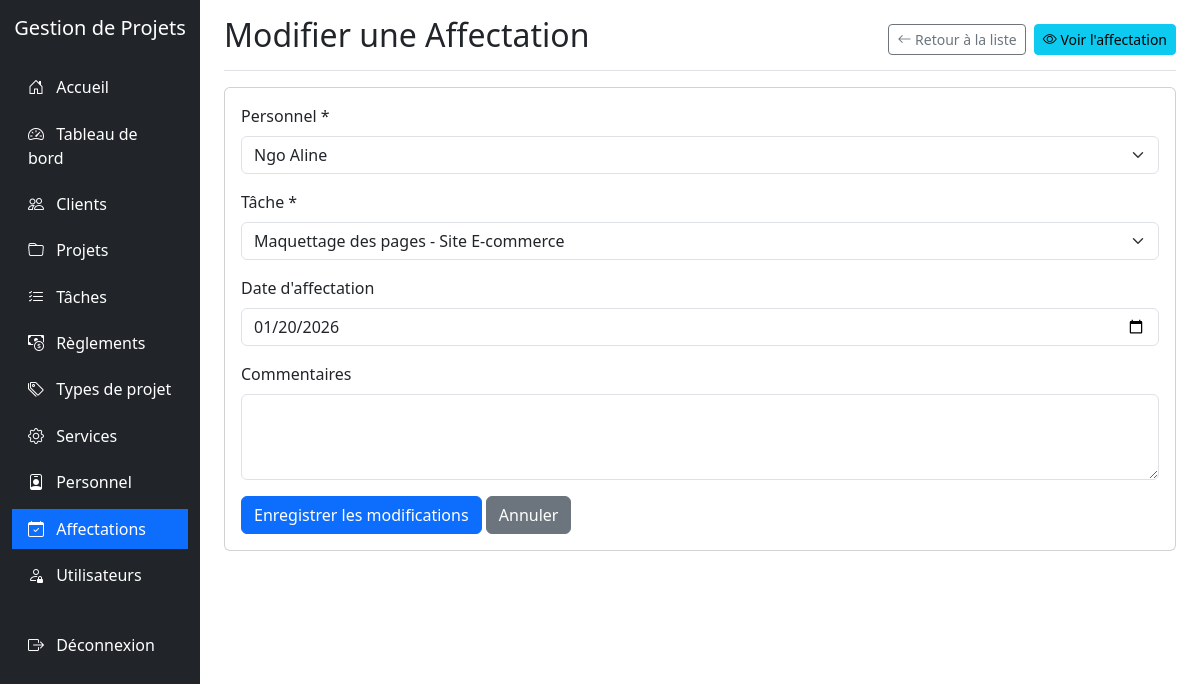
/affectations/edit.php?id=1 (signed in), run on the app's committed database.
### tables this page shows
CREATE TABLE AFFECTATION (
  IdAffectation INT AUTO_INCREMENT PRIMARY KEY,
  IdTache INT NOT NULL,
  MatriculePersonnel VARCHAR(50) NOT NULL,
  DateAffectation DATE NULL,
  HeureAffectation TIME NULL,
  FonctionAffectation VARCHAR(255) NULL,
  CreatedAt TIMESTAMP DEFAULT CURRENT_TIMESTAMP,
  UpdatedAt TIMESTAMP DEFAULT CURRENT_TIMESTAMP ON UPDATE CURRENT_TIMESTAMP,
  UNIQUE KEY UK_AFFECTATION_TACHE_PERSONNEL (IdTache, MatriculePersonnel),
  CONSTRAINT FK_AFFECTATION_TACHE FOREIGN KEY (IdTache)
    REFERENCES TACHE(IdTache)
    ON UPDATE CASCADE ON DELETE CASCADE,
  CONSTRAINT FK_AFFECTATION_PERSONNEL FOREIGN KEY (MatriculePersonnel)
    REFERENCES PERSONNEL(MatriculePersonnel)
    ON UPDATE CASCADE ON DELETE CASCADE
);

CREATE TABLE TACHE (
  IdTache INT AUTO_INCREMENT PRIMARY KEY,
  LibelleTache VARCHAR(255) NOT NULL,
  DescriptionTache TEXT NULL,
  DateEnregTache DATE NULL,
  DateDebutTache DATE NULL,
  DateFinTache DATE NULL,
  EtatTache TINYINT NOT NULL DEFAULT 1,
  IdProjet INT NOT NULL,
  CodeService VARCHAR(50) NULL,
  CreatedAt TIMESTAMP DEFAULT CURRENT_TIMESTAMP,
  UpdatedAt TIMESTAMP DEFAULT CURRENT_TIMESTAMP ON UPDATE CURRENT_TIMESTAMP,
  CONSTRAINT FK_TACHE_PROJET FOREIGN KEY (IdProjet)
    REFERENCES PROJET(IdProjet)
    ON UPDATE CASCADE ON DELETE CASCADE,
  CONSTRAINT FK_TACHE_SERVICE FOREIGN KEY (CodeService)
    REFERENCES SERVICE(CodeService)
    ON UPDATE CASCADE ON DELETE SET NULL,
  CONSTRAINT CK_TACHE_ETAT CHECK (EtatTache IN (1, 2, 3, 4))
);

CREATE TABLE PROJET (
  IdProjet INT AUTO_INCREMENT PRIMARY KEY,
  TitreProjet VARCHAR(255) NOT NULL,
  DescriptionProjet TEXT NULL,
  CoutProjet DECIMAL(15,2) DEFAULT 0,
  DateDebutProjet DATE NULL,
  DateFinProjet DATE NULL,
  EtatProjet TINYINT NOT NULL DEFAULT 1,
  IdClient INT NOT NULL,
  IdTypeProjet INT NOT NULL,
  IdChefProjet INT NULL,
  CreatedAt TIMESTAMP DEFAULT CURRENT_TIMESTAMP,
  UpdatedAt TIMESTAMP DEFAULT CURRENT_TIMESTAMP ON UPDATE CURRENT_TIMESTAMP,
  CONSTRAINT FK_PROJET_CLIENT FOREIGN KEY (IdClient)
    REFERENCES CLIENT(IdClient)
    ON UPDATE CASCADE ON DELETE RESTRICT,
  CONSTRAINT FK_PROJET_TYPE FOREIGN KEY (IdTypeProjet)
    REFERENCES TYPEPROJET(IdTypeProjet)
    ON UPDATE CASCADE ON DELETE RESTRICT,
  CONSTRAINT FK_PROJET_CHEF FOREIGN KEY (IdChefProjet)
    REFERENCES CHEF_PROJET(IdChefProjet)
    ON UPDATE CASCADE ON DELETE SET NULL,
  CONSTRAINT CK_PROJET_ETAT CHECK (EtatProjet IN (1, 2, 3))
);

### affectations/edit.php (the view, shortened to what this page needs)
<?php
require_once '../config.php';
$id = $_GET['id'];
$personnelSql = "SELECT * FROM PERSONNEL ORDER BY NomPersonnel, PrenomPersonnel";
$personnelResult = mysqli_query($conn, $personnelSql);
$tachesSql = "SELECT t.*, p.TitreProjet
              FROM TACHE t
              JOIN PROJET p ON t.IdProjet = p.IdProjet
              ORDER BY t.DateDebutTache";
$tachesResult = mysqli_query($conn, $tachesSql);
$sql = "SELECT * FROM AFFECTATION WHERE IdAffectation = $id";
$result = mysqli_query($conn, $sql);
$affectation = mysqli_fetch_assoc($result);
?>
<!DOCTYPE html>
<html lang="fr">
<head>
    <link href="https://cdn.jsdelivr.net/npm/bootstrap@5.3.0-alpha1/dist/css/bootstrap.min.css" rel="stylesheet">
    <link rel="stylesheet" href="https://cdn.jsdelivr.net/npm/bootstrap-icons@1.10.0/font/bootstrap-icons.css">
</head>
<body>
    <div class="container-fluid">
        <div class="row">
            <div class="col-md-3 col-lg-2 d-md-block sidebar collapse">
                <div class="position-sticky pt-3">
                    <div class="text-center mb-4">
                        <h5 class="text-white">Gestion de Projets</h5>
                    </div>
                    <ul class="nav flex-column">
                        <li class="nav-item">
                            <a class="nav-link" href="../index.php">
                                <i class="bi bi-house-door"></i> Accueil
                            </a>
                        </li>
                        <li class="nav-item">
                            <a class="nav-link" href="../dashboard/index.php">
                                <i class="bi bi-speedometer2"></i> Tableau de bord
                            </a>
                        </li>
                        <li class="nav-item">
                            <a class="nav-link" href="../clients/index.php">
                                <i class="bi bi-people"></i> Clients
                            </a>
                        </li>
                        <li class="nav-item">
                            <a class="nav-link" href="../projets/index.php">
                                <i class="bi bi-folder"></i> Projets
                            </a>
                        </li>
                        <li class="nav-item">
                            <a class="nav-link" href="../taches/index.php">
                                <i class="bi bi-list-check"></i> Tâches
                            </a>
                        </li>
                        <li class="nav-item">
                            <a class="nav-link" href="../reglements/index.php">
                                <i class="bi bi-cash-coin"></i> Règlements
                            </a>
                        </li>
                        <li class="nav-item">
                            <a class="nav-link" href="../typesprojet/index.php">
                                <i class="bi bi-tags"></i> Types de projet
                            </a>
                        </li>
                        <li class="nav-item">
                            <a class="nav-link" href="../services/index.php">
                                <i class="bi bi-gear"></i> Services
                            </a>
                        </li>
                        <li class="nav-item">
                            <a class="nav-link" href="../personnel/index.php">
                                <i class="bi bi-person-badge"></i> Personnel
                            </a>
                        </li>
                        <li class="nav-item">
                            <a class="nav-link active" href="../affectations/index.php">
                                <i class="bi bi-calendar-check"></i> Affectations
                            </a>
                        </li>
                        <?php if ($_SESSION['role'] == 'admin'): ?>
                        <li class="nav-item">
                            <a class="nav-link" href="../utilisateurs/index.php">
                                <i class="bi bi-person-lock"></i> Utilisateurs
                            </a>
                        </li>
                        <?php endif; ?>
                        <li class="nav-item mt-4">
                            <a class="nav-link" href="../logout.php">
                                <i class="bi bi-box-arrow-right"></i> Déconnexion
                            </a>
                        </li>
                    </ul>
                </div>
            </div>
            <div class="col-md-9 ms-sm-auto col-lg-10 px-md-4">
                <div class="d-flex justify-content-between flex-wrap flex-md-nowrap align-items-center pt-3 pb-2 mb-3 border-bottom">
                    <h1 class="h2">Modifier une Affectation</h1>
                    <div class="btn-toolbar mb-2 mb-md-0">
                        <a href="index.php" class="btn btn-sm btn-outline-secondary me-2">
                            <i class="bi bi-arrow-left"></i> Retour à la liste
                        </a>
                        <a href="view.php?id=<?php echo $id; ?>" class="btn btn-sm btn-info">
                            <i class="bi bi-eye"></i> Voir l'affectation
                        </a>
                    </div>
                </div>
                <div class="card">
                    <div class="card-body">
                        <form method="post" action="edit.php?id=<?php echo $id; ?>">
                            <div class="mb-3">
                                <label for="idPersonnel" class="form-label">Personnel *</label>
                                <select class="form-select" id="idPersonnel" name="idPersonnel" required>
                                    <?php
                                    mysqli_data_seek($personnelResult, 0);
                                    while($personnel = mysqli_fetch_assoc($personnelResult)):
                                    ?>
                                    <option value="<?php echo $personnel['IdPersonnel']; ?>" <?php echo $affectation['IdPersonnel'] == $personnel['IdPersonnel'] ? 'selected' : ''; ?>>
                                        <?php echo htmlspecialchars($personnel['NomPersonnel'] . ' ' . $personnel['PrenomPersonnel']); ?>
                                    </option>
                                    <?php endwhile; ?>
                                </select>
                            </div>
                            <div class="mb-3">
                                <label for="idTache" class="form-label">Tâche *</label>
                                <select class="form-select" id="idTache" name="idTache" required>
                                    <?php
                                    mysqli_data_seek($tachesResult, 0);
                                    while($tache = mysqli_fetch_assoc($tachesResult)):
                                    ?>
                                    <option value="<?php echo $tache['IdTache']; ?>" <?php echo $affectation['IdTache'] == $tache['IdTache'] ? 'selected' : ''; ?>>
                                        <?php echo htmlspecialchars($tache['LibelleTache'] . ' - ' . $tache['TitreProjet']); ?>
                                    </option>
                                    <?php endwhile; ?>
                                </select>
                            </div>
                            <div class="mb-3">
                                <label for="dateAffectation" class="form-label">Date d'affectation</label>
                                <input type="date" class="form-control" id="dateAffectation" name="dateAffectation" value="<?php echo $affectation['DateAffectation']; ?>">
                            </div>
                            <div class="mb-3">
                                <label for="commentairesAffectation" class="form-label">Commentaires</label>
                                <textarea class="form-control" id="commentairesAffectation" name="commentairesAffectation" rows="3"><?php echo htmlspecialchars($affectation['CommentairesAffectation']); ?></textarea>
                            </div>
                            <button type="submit" class="btn btn-primary">Enregistrer les modifications</button>
                            <a href="index.php" class="btn btn-secondary">Annuler</a>
                        </form>
                    </div>
                </div>
            </div>
        </div>
    </div>
</body>
</html>

### affectations/edit.php (style rules this page uses)
.sidebar { min-height: 100vh; background-color: #212529; }
.sidebar .nav-link { color: #fff; padding: 0.5rem 1rem; margin: 0.2rem 0; }
.sidebar .nav-link.active { background-color: #0d6efd; }
.sidebar .nav-link i { margin-right: 0.5rem; }

### data on the page
affectation: idTache "Maquettage des pages - Site E-commerce", dateAffectation "01/20/2026"

### other printed values
form field idPersonnel "Ngo Aline"
